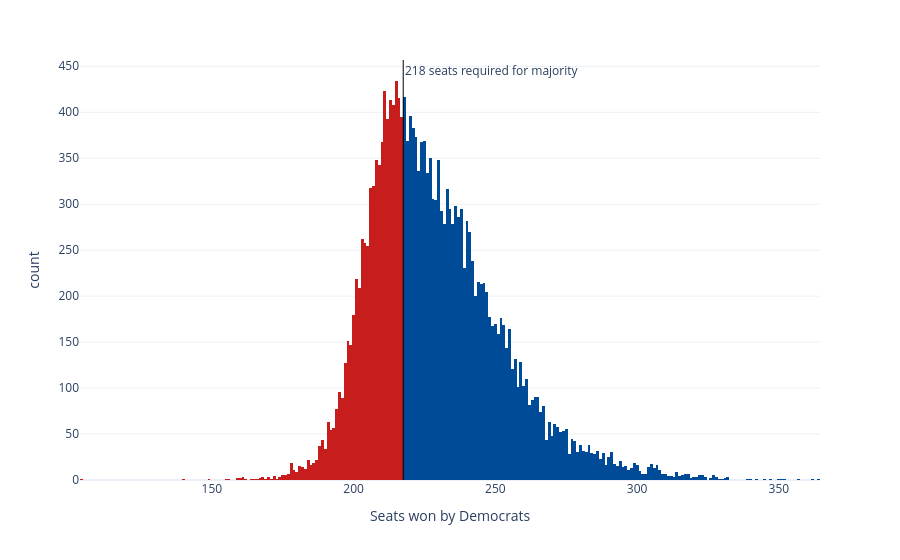

This figure's notebook cell:
### Code cell
sims_hist = px.histogram(seat_sims, x='seats', nbins=np.unique(seat_sims['seats']).shape[0]*2, color='winner',
                         color_discrete_map={'Democrats': '#004b97', 'Republicans': '#c71e1d'},
                         labels={'seats':'Seats won by Democrats', 'winner': 'Winner'}, template='plotly_white')
sims_hist.update_traces(showlegend=False)
sims_hist.add_vline(x=217.5, line_width=1, line_color='black', annotation_text='218 seats required for majority', 
                    annotation_position='top right')
sims_hist

### Figure 1 — Plotly figure (JSON) as saved in the notebook; plotly's stock layout.template omitted (floating-point values rounded to 4 significant figures; data arrays with more than 128 entries replaced by an {"elided": "..."} marker saying what was removed)
{"data": [{"bingroup": "x", "hovertemplate": "Winner=Republicans<br>Seats won by Democrats=%{x}<br>count=%{y}<extra></extra>", "legendgroup": "Republicans", "marker": {"color": "#c71e1d", "pattern": {"shape": ""}}, "name": "Republicans", "nbinsx": 376, "orientation": "v", "showlegend": false, "type": "histogram", "x": {"elided": "7146 int values"}, "xaxis": "x", "yaxis": "y"}, {"bingroup": "x", "hovertemplate": "Winner=Democrats<br>Seats won by Democrats=%{x}<br>count=%{y}<extra></extra>", "legendgroup": "Democrats", "marker": {"color": "#004b97", "pattern": {"shape": ""}}, "name": "Democrats", "nbinsx": 376, "orientation": "v", "showlegend": false, "type": "histogram", "x": {"elided": "12854 int values"}, "xaxis": "x", "yaxis": "y"}], "layout": {"annotations": [{"showarrow": false, "text": "218 seats required for majority", "x": 217.5, "xanchor": "left", "xref": "x", "y": 1, "yanchor": "top", "yref": "y domain"}], "barmode": "relative", "legend": {"title": {"text": "Winner"}, "tracegroupgap": 0}, "margin": {"t": 60}, "shapes": [{"line": {"color": "black", "width": 1}, "type": "line", "x0": 217.5, "x1": 217.5, "xref": "x", "y0": 0, "y1": 1, "yref": "y domain"}], "xaxis": {"anchor": "y", "domain": [0, 1], "title": {"text": "Seats won by Democrats"}}, "yaxis": {"anchor": "x", "domain": [0, 1], "title": {"text": "count"}}}}
